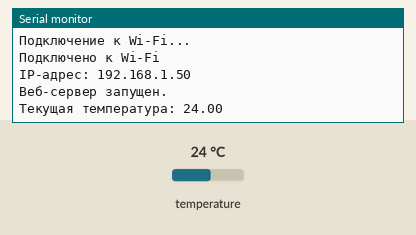
This sketch was run on a simulated ESP8266 (NodeMCU). On the bench: the last lines printed to the serial monitor. Inputs (shaded band) come from the test bench; at power-on: temperature 24 °C. WiFi joins after 1.5 s; servers stay silent unless stated.

Above: at 3.2 s.
3.3 s: temperature set to 12 °C
At 9.4 s:
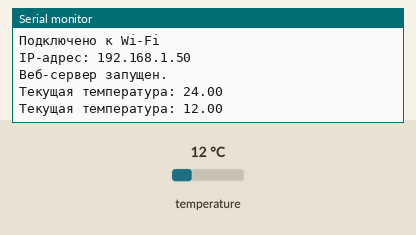
9.7 s: temperature set to 19 °C
At 15.0 s:
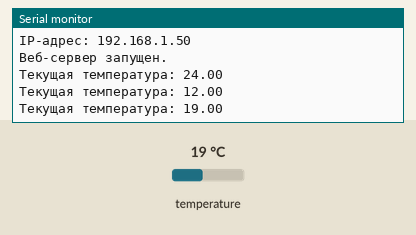
Timing chart, 0 to 16.5 s (numbered marks = the images above; inputs shaded):
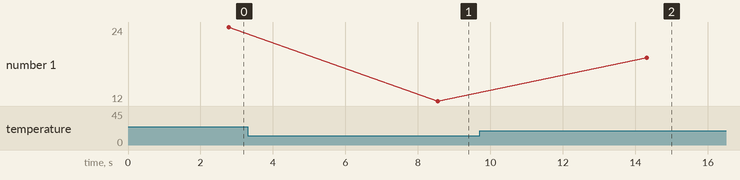

The sketch:

temperature.ino
```cpp
#include <ESP8266WiFi.h>
#include <ESP8266WebServer.h>
#include <ESP8266HTTPClient.h>
#include <OneWire.h>
#include <DallasTemperature.h>
#include <espnow.h>

// Настройки точки доступа
const char* ssid = "WiFiName";
const char* password = "WiFiPassword";

// Пины подключения
#define ONE_WIRE_BUS 2  // GPIO2 для DS18B20

OneWire oneWire(ONE_WIRE_BUS);
DallasTemperature sensors(&oneWire);
ESP8266WebServer server(80);

// Пороговые значения температуры
float tempThresholdHigh = 25.0;
float tempThresholdLow = 20.0;
float currentTemp = 22;

// MAC-адрес модуля с реле
uint8_t relayMacAddress[] = {0xAA, 0xAA, 0xAA, 0xAA, 0xAA, 0xAA};

void setup() {
  Serial.begin(115200);

  // Подключение к Wi-Fi
  WiFi.begin(ssid, password);
  WiFi.setAutoReconnect(true);
  WiFi.persistent(true);
  while (WiFi.status() != WL_CONNECTED) {
    delay(1000);
    Serial.println("Подключение к Wi-Fi...");
  }
  Serial.println("Подключено к Wi-Fi");
  Serial.print("IP-адрес: ");
  Serial.println(WiFi.localIP());

  // Инициализация датчика температуры
  sensors.begin();

  // Настройка веб-сервера
  server.on("/", HTTP_GET, handleRoot);
  server.on("/set", HTTP_POST, handleSet);
  server.begin();
  Serial.println("Веб-сервер запущен.");

  // Инициализация ESP-NOW
  WiFi.mode(WIFI_STA);
  if (esp_now_init() != 0) {
    Serial.println("Ошибка инициализации ESP-NOW");
    return;
  }
  esp_now_set_self_role(ESP_NOW_ROLE_CONTROLLER);
  esp_now_add_peer(relayMacAddress, ESP_NOW_ROLE_SLAVE, 1, NULL, 0);
}

struct struct_message {
  float currentTemp;
  float tempThresholdHigh;
  float tempThresholdLow;
};

void loop() {
  server.handleClient();

  // Измерение температуры
  sensors.requestTemperatures();
  currentTemp = sensors.getTempCByIndex(0);
  Serial.print("Текущая температура: ");
  Serial.println(currentTemp);

  // Заполнение структуры данными
  struct_message dataToSend;
  dataToSend.currentTemp = currentTemp;
  dataToSend.tempThresholdHigh = tempThresholdHigh;
  dataToSend.tempThresholdLow = tempThresholdLow;

  // Отправка структуры на модуль с реле
  esp_now_send(relayMacAddress, (uint8_t *)&dataToSend, sizeof(dataToSend));

  delay(5000);  // Измерение каждые 5 секунд
}

void handleRoot() {
  String html = "<html lang='ru-RU'><head><meta charset='UTF-8'></head><body>";
  html += "<h1>Текущая температура: " + String(currentTemp) + "С</h1>";
  html += "<h1>Настройка пороговых температур</h1>";
  html += "<form action=\"/set\" method=\"POST\">";
  html += "Верхний порог: <input type=\"text\" name=\"high\" value=\"" + String(tempThresholdHigh) + "\"><br>";
  html += "Нижний порог: <input type=\"text\" name=\"low\" value=\"" + String(tempThresholdLow) + "\"><br>";
  html += "<input type=\"submit\" value=\"Сохранить\">";
  html += "</form>";
  html += "</body></html>";
  server.send(200, "text/html", html);
}

void handleSet() {
  if (server.hasArg("high")) {
    tempThresholdHigh = server.arg("high").toFloat();
  }
  if (server.hasArg("low")) {
    tempThresholdLow = server.arg("low").toFloat();
  }
  server.send(200, "text/html", "<html lang='ru-RU'><head><meta charset='UTF-8'></head><body><h1>Настройки сохранены</h1><a href=\"/\">Назад</a></body></html>");
}
```

Measured:
- after the input at 3.3 s, the serial monitor: prints a new line after 5.2 s (image 1)
- after the input at 9.7 s, the serial monitor: prints a new line after 4.6 s (image 2)
- plotted number 1: 24 → 12 after the input at 3.3 s, 12 → 19 after the input at 9.7 s
